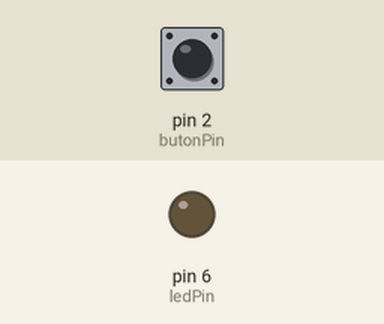
Simulated run of this sketch. Board: Arduino Uno, built with avr-gcc and run on an emulated ATmega328P. Shown: output pins drawn as LEDs (lit = HIGH). The inputs (shaded band) are chosen by the test bench; at power-on: pin 2 (butonPin) LOW.

Above: at 1.2 s.
1.3 s: pin 2 (butonPin) pulled HIGH for 3.2 s
At 1.9 s:
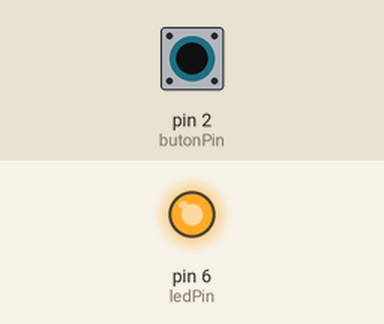
6.8 s: pin 2 (butonPin) pulled HIGH for 0.15 s
At 9.6 s:
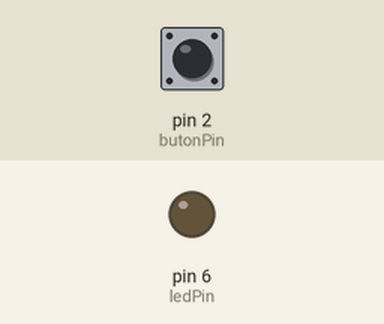
9.9 s: pin 2 (butonPin) pulled HIGH for 1 s
At 10.9 s:
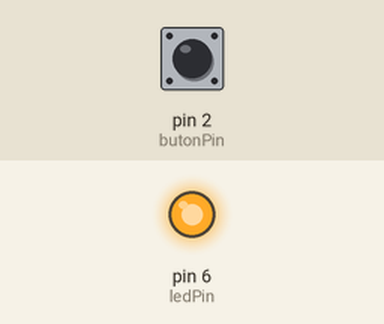
Timing chart, 0 to 13.4 s (numbered marks = the images above; inputs shaded):
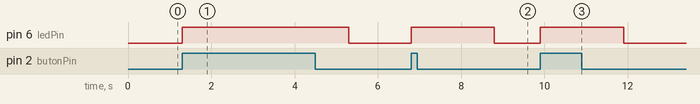

The sketch:

bozuk1_noktaliVirgul.ino
```cpp
/*
  ak0299 bozuk 1/3 — çözüm

  HATA: `if (digitalRead(butonPin) == HIGH);` — satır sonundaki ; "if'in gövdesi
    BOŞ" demek. Kart if'e bakar, doğru ya da yanlış, boş gövdeyi çalıştırır; hemen
    arkasındaki { } bloğu artık if'e ait DEĞİL, her turda kayıtsız şartsız çalışır.
    Sonuç: buton fark etmeksizin LED 2 saniye yanar, çok kısa söner, tekrar yanar.

  TEŞHİS: Serial.println(digitalRead(butonPin)); koyunca buton basılı değilken ekranda
    0 görünür ama LED yine de yanıp sönüyor. Yani buton DOĞRU okunuyor; kararı
    veren satır yanlış. if satırının SONUNA bak.

  DÜZELTME: noktalı virgülü sil.
*/

const int butonPin = 2;
const int ledPin = 6;

void setup() {
  Serial.begin(9600);
  pinMode(ledPin, OUTPUT);
  pinMode(butonPin, INPUT);
}

void loop() {
  if (digitalRead(butonPin) == HIGH) { // ← noktalı virgül yok
    digitalWrite(ledPin, HIGH);
    delay(2000);
    digitalWrite(ledPin, LOW);
  }
}
```

Measured:
- after the input at 1.3 s, pin 6 (ledPin): LOW → HIGH at once, → LOW 4.0 s later
- after the input at 6.8 s, pin 6 (ledPin): LOW → HIGH at once, → LOW 2.0 s later
- after the input at 9.9 s, pin 6 (ledPin): LOW → HIGH at once, → LOW 2.0 s later
